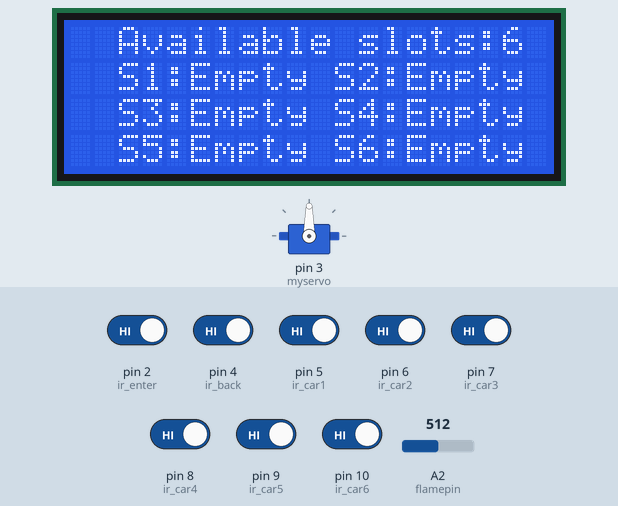
This sketch was run on a simulated Arduino Uno, built with avr-gcc and run on an emulated ATmega328P. On the bench: servo, 20×4 character LCD. The inputs (shaded band) are chosen by the test bench; at power-on: pin 2 (ir_enter), pin 4 (ir_back), pin 5 (ir_car1), pin 6 (ir_car2), pin 7 (ir_car3), pin 8 (ir_car4), pin 9 (ir_car5), pin 10 (ir_car6) HIGH, A2 (flamepin) = 512. What the sketch prints to the serial monitor is not drawn.

Above: at 3.3 s.
3.4 s: pin 5 (ir_car1) driven LOW
At 4.3 s:
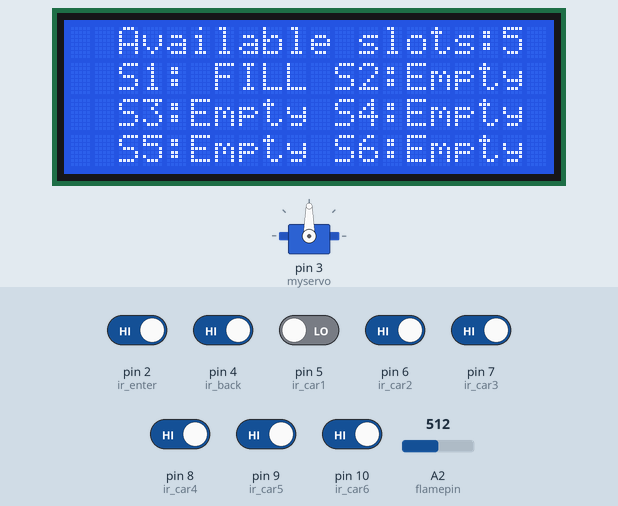
5.1 s: pin 6 (ir_car2) driven LOW
At 6.2 s:
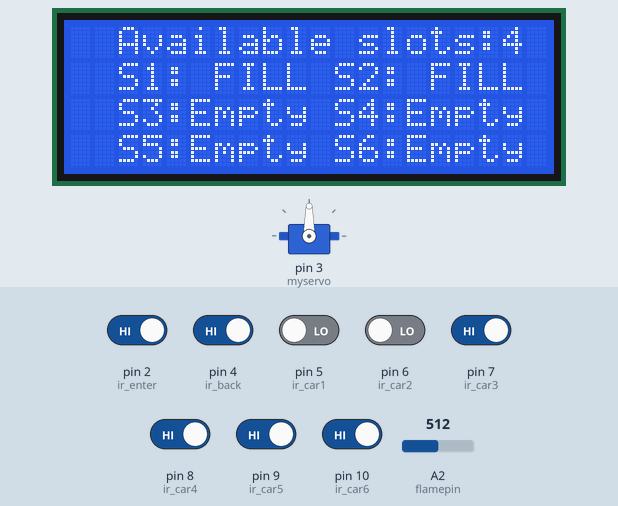
6.8 s: pin 7 (ir_car3) driven LOW
At 7.9 s:
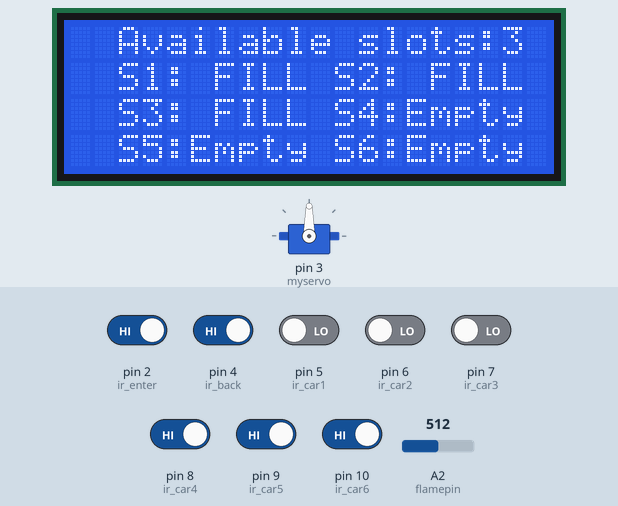
8.3 s: pin 8 (ir_car4) driven LOW
At 9.5 s:
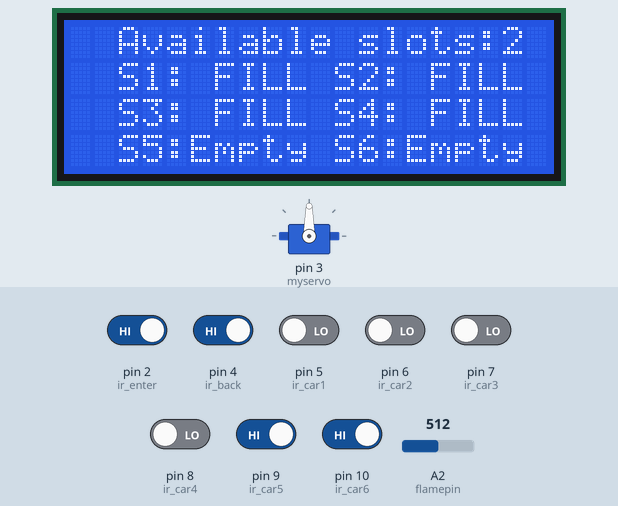
11.3 s: pin 9 (ir_car5) driven LOW
At 12.7 s:
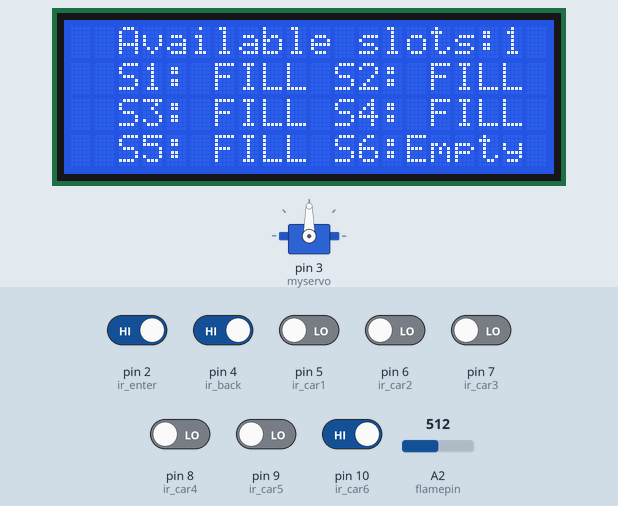
13.0 s: pin 10 (ir_car6) driven LOW
At 13.5 s:
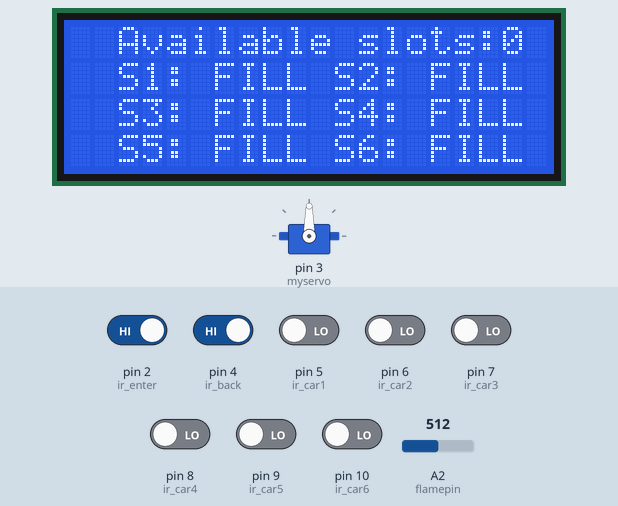
Timing chart, 0 to 15.7 s (numbered marks = the images above; inputs shaded):
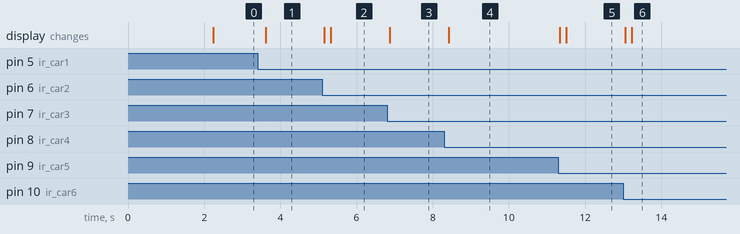

The sketch:

smart_parking.ino
```cpp
#include <Servo.h>
#include <Wire.h>
#include <LiquidCrystal_I2C.h>

// LCD initialization
LiquidCrystal_I2C lcd(0x27, 20, 4);

Servo myservo;

#define ir_enter 2
#define ir_back 4
#define ir_car1 5
#define ir_car2 6
#define ir_car3 7
#define ir_car4 8
#define ir_car5 9
#define ir_car6 10

// Fire alarm
int flamepin = A2;   // Flame sensor pin
int buzpin = 11;     // Buzzer pin
int threshold = 200; // Sets threshold value for flame sensor
int flamesensvalue = 0; // Initialize flame sensor reading

int slot = 6; // Maximum number of parking slots (starts at 6)

int carEntering = 0;  // Flag for car entering
int carExiting = 0;   // Flag for car exiting


void setup() {
   Serial.begin(9600);

  // Initialize pins
  pinMode(flamepin, INPUT);
  pinMode(buzpin, OUTPUT);

  pinMode(ir_car1, INPUT);
  pinMode(ir_car2, INPUT);
  pinMode(ir_car3, INPUT);
  pinMode(ir_car4, INPUT);
  pinMode(ir_car5, INPUT);
  pinMode(ir_car6, INPUT);

  pinMode(ir_enter, INPUT);
  pinMode(ir_back, INPUT);

  myservo.attach(3);
  myservo.write(90);  // Start gate closed

  // LCD initialization
  lcd.begin(20, 4);
  lcd.backlight();
  lcd.setCursor(2, 1);
  lcd.print("Smart Car Parking");
  lcd.setCursor(5, 2);
  lcd.print(" System...");
  delay(2000);
  lcd.clear();

  // Read sensor data
  updateAvailableSlots();
  displaySlotStatus();  // Show initial slot status

}

void loop() {
    // Fire detection logicer
  flamesensvalue = analogRead(flamepin);
  Serial.println(flamesensvalue);// Reads analog data from flame sensor
  if (flamesensvalue <= threshold) {     // If flame is detected
    tone(buzpin, 1000);                  // Activate buzzer with a 1kHz tone
    delay(1000);                         // Wait 1 second
  } else {
    noTone(buzpin);                      // Stop the buzzer
  }

  // Parking slot display
  updateAvailableSlots();  // Continuously update the number of available slots based on slot sensors
  displaySlotStatus();     // Continuously update the display

  // Entry gate control: Open gate if car comes to entrance sensor and slots are available

  if (digitalRead(ir_enter) == 0 && carEntering == 0 && carExiting == 0) {
    if (slot > 0) {
      myservo.write(180);  // Open gate
      carEntering=1;     // Car is entering
    } else {
      // If parking is full, display "Park is full"
      lcd.setCursor(0, 0);
      lcd.print("Sorry, Park is full!");
      delay(1500);        // Wait before clearing the message
    }
  }

  // Close gate after car passes the back sensor (it has entered)
  if (carEntering == 1 && digitalRead(ir_back) == 0) {
    myservo.write(90);    // Close gate
    carEntering = 0;      // Reset flag for next car
    slot--;                // Decrease slot count
    delay(1000);
  }

  // Exit gate control: Open gate when car comes to back sensor for exit
  if (digitalRead(ir_back) == 0 && carExiting == 0 && slot < 6) {
    myservo.write(180);   // Open gate for exit
    carExiting = 1;       // Car is exiting
  }

  // Close gate after car passes the entrance sensor (car has exited)
  if (carExiting == 1 && digitalRead(ir_enter) == 0) {
    myservo.write(90);    // Close gate
    carExiting = 0;       // Reset flag for next car
    slot++;                // Increase slot count
    delay(1000);
  }

  delay(100);  // Small delay for stability and smoother sensor readings
}

// Function to update available slot count based on the slot sensors
void updateAvailableSlots() {
  int filledSlots = 0;

  // Check each parking slot sensor and count how many are filled
  if (digitalRead(ir_car1) == 0) { filledSlots++; }
  if (digitalRead(ir_car2) == 0) { filledSlots++; }
  if (digitalRead(ir_car3) == 0) { filledSlots++; }
  if (digitalRead(ir_car4) == 0) { filledSlots++; }
  if (digitalRead(ir_car5) == 0) { filledSlots++; }
  if (digitalRead(ir_car6) == 0) { filledSlots++; }

  // Update available slots based on the number of filled slots
  slot = 6 - filledSlots;
}

// Function to display slot status and available slots on the LCD
void displaySlotStatus() {
  lcd.clear();  // Clear the display

  // Display available slots
  lcd.setCursor(2, 0);
  lcd.print("Available slots:");
  lcd.print(slot);

  // Display the status of each slot
  lcd.setCursor(2, 1);
  lcd.print(digitalRead(ir_car1) == 0 ? "S1: FILL " : "S1:Empty ");
  lcd.print(digitalRead(ir_car2) == 0 ? "S2: FILL " : "S2:Empty ");

  lcd.setCursor(2, 2);
  lcd.print(digitalRead(ir_car3) == 0 ? "S3: FILL " : "S3:Empty ");
  lcd.print(digitalRead(ir_car4) == 0 ? "S4: FILL " : "S4:Empty ");

  lcd.setCursor(2, 3);
  lcd.print(digitalRead(ir_car5) == 0 ? "S5: FILL " : "S5:Empty ");
  lcd.print(digitalRead(ir_car6) == 0 ? "S6: FILL " : "S6:Empty ");

}
```

Measured:
- after the input at 3.4 s, the display: changes after 0.21 s (image 1)
- after the input at 5.1 s, the display: first changes after 0.06 s (image 2 shows a later state)
- after the input at 6.8 s, the display: changes after 0.07 s (image 3)
- after the input at 8.3 s, the display: changes after 0.12 s (image 4)
- after the input at 11.3 s, the display: first changes at once (image 5 shows a later state)
- after the input at 13.0 s, the display: first changes after 0.06 s (image 6 shows a later state)
